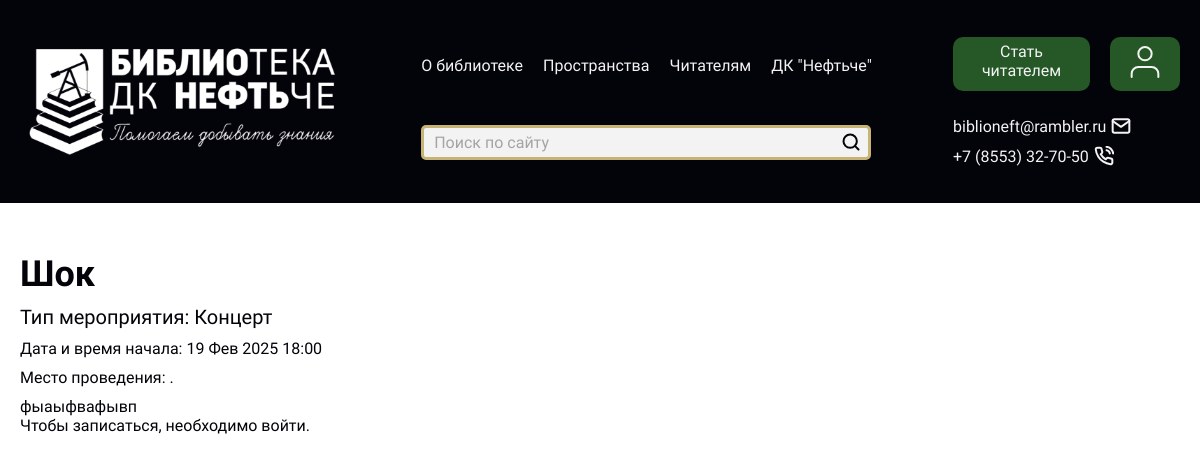
The page /event/1/ on the database its author committed.
### main/models.py (models this page shows, shortened)
class Event(models.Model):
    EVENT_TYPES = [
        ('concert', 'Концерт'),
        ('lecture', 'Лекция'),
        ('workshop', 'Мастер-класс'),
        ('meetup', 'Встреча'),
        ('other', 'Другое'),
    ]
    title = models.CharField(max_length=200, verbose_name="Название мероприятия")
    description = models.TextField(verbose_name="Описание", blank=True, null=True)
    event_type = models.CharField(max_length=50, choices=EVENT_TYPES, verbose_name="Тип мероприятия")
    start_date = models.DateTimeField(verbose_name="Дата и время начала")
    location = models.CharField(max_length=200, verbose_name="Место проведения")
    organizer = models.ForeignKey(
        User,
        on_delete=models.SET_NULL,  # Если организатор удален, оставить событие
        null=True,
        blank=True,
        verbose_name="Организатор",
        related_name="organized_events"
    )
    participants = models.ManyToManyField(
        User,
        related_name="events_participated",
        blank=True,
        verbose_name="Зрители"
    )
    max_participants = models.PositiveIntegerField(
        verbose_name="Максимальное количество зрителей",
        validators=[MinValueValidator(1)],
        blank=True,
        null=True
    )
    is_active = models.BooleanField(default=True, verbose_name="Активно")
    created_at = models.DateTimeField(auto_now_add=True, verbose_name="Дата создания")
    updated_at = models.DateTimeField(auto_now=True, verbose_name="Дата обновления")

### main/views.py (the view)
# urls.py: path('event/<int:pk>/', views.event_detail, name='event_detail'),
def event_detail(request, pk):
    event = get_object_or_404(Event, pk=pk)
    return render(request, 'pages/event_detail.html', {'event': event})

### main/templates/pages/event_detail.html (shortened to what this page needs)
{% extends 'base.html' %}
{% load static %}
{% block content %}
<div class="container">
    <h1 class="event_detail_title">{{ event.title }}</h1>
    <p class="event_type">Тип мероприятия: {{ event.get_event_type_display }}</p>
    <p class="event_date">Дата и время начала: {{ event.start_date|date:"d M Y H:i" }}</p>
    <p class="event_location">Место проведения: {{ event.location }}</p>
    {% if event.description %}
        <div class="event_description">
            <p>{{ event.description }}</p>
        </div>
    {% endif %}
        {% if user.is_authenticated %}
        {% if user in event.participants.all %}
            <form method="post" action="{% url 'cancel_event_registration' pk=event.pk %}">
                {% csrf_token %}
                <button type="submit" class="cansel_btn">Отменить запись</button>
            </form>
        {% else %}
            <form method="post" action="{% url 'register_for_event' pk=event.pk %}">
                {% csrf_token %}
                <button type="submit" class="reg_event_btn">Записаться на мероприятие</button>
            </form>
        {% endif %}
    {% else %}
        <p>Чтобы записаться, необходимо <a href="{% url 'login' %}">войти</a>.</p>
    {% endif %}
</div>
{% endblock %}

### main/static/style.css (style rules this page uses)
* { box-sizing: border-box; margin: 0; padding: 0; font-family: Unbounded; color: #03030A; scroll-behavior: smooth; list-style: none; }
.container { max-width: 1760px; padding: 0 20px; margin: 0 auto; }
a { text-decoration: none; }
.event_detail_title { font-size: 36px; margin-top: 50px; }
.event_type { font-size: 20px; margin: 10px 0; }
.event_date, .event_location { margin-bottom: 10px; }

### rows shown on the page
Event: title "Шок", event_type "Концерт", start_date "19 Фев 2025 18:00", location ".", description "фыаыфвафывп"
